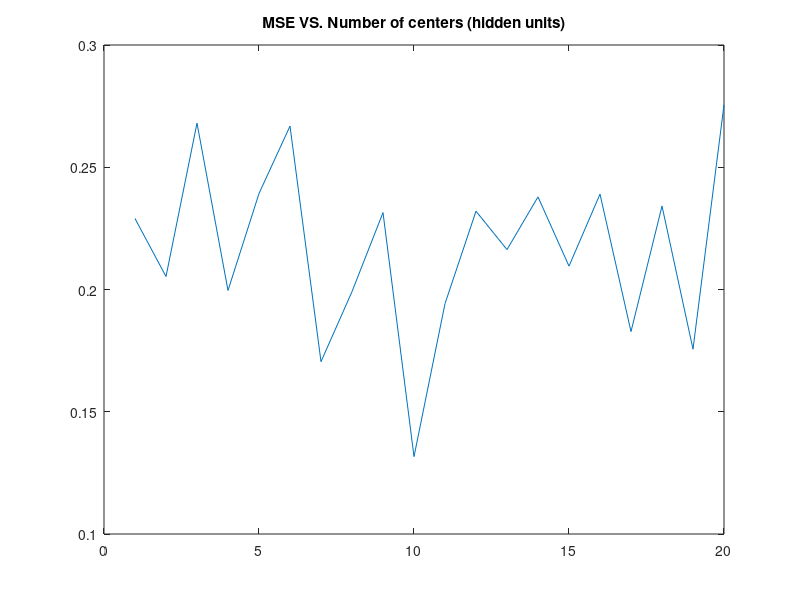

Source code (MATLAB):
close all;
clear;
load('logo.mat')
a = 1;
b = 2; 
c = 3;
d = 4;
e = 5;

%set first 80% of data set as training set.
logo1_train_sam = eohsamples(1:10,1:80);
logo2_train_sam = eohsamples(13:28,1:80);
logo3_train_sam = eohsamples(33:54,1:80);
logo4_train_sam = eohsamples(61:78,1:80);
logo5_train_sam = eohsamples(83:110,1:80);
train_set=[logo1_train_sam; logo2_train_sam; logo3_train_sam; logo4_train_sam; logo5_train_sam];
train_label = [eohlabels(1:10,1); eohlabels(13:28,1); eohlabels(33:54,1); eohlabels(61:78,1); eohlabels(83:110,1)];

%set last 20% of data set as training set.
logo1_test_sam = eohsamples(11:12,1:80);
logo2_test_sam = eohsamples(29:32,1:80);
logo3_test_sam = eohsamples(55:60,1:80);
logo4_test_sam = eohsamples(79:83,1:80);
logo5_test_sam = eohsamples(110:117,1:80);
test_set = [logo1_test_sam; logo2_test_sam; logo3_test_sam; logo4_test_sam; logo5_test_sam];
test_label = [eohlabels(11:12,1); eohlabels(29:32,1); eohlabels(55:60,1); eohlabels(79:83,1); eohlabels(110:117,1)];

MSE=[];
centerNum = 20; %nuber of centers
for c = 1:centerNum
    [temp, centers] = kmeans(train_set, centerNum);

    for i=1: length(train_set) %get trained thate
        for j=1:centerNum
            distance_train = norm(train_set(i,:)-centers(j,:));
            train_theta(i,j)=exp(-distance_train^2/2);
        end
    end
    
    %get the trained weights
    W_trained = inv(train_theta'*train_theta)*train_theta'*train_label;

    %get testing results
    for i=1: size(test_set,1)
        sumUp = ones(centerNum, 1);
        for j=1:centerNum
            distance_test = norm(test_set(i,:)-centers(j,:));
            sumUp(j, 1) = W_trained(j) * exp(-distance_test^2/2);
        end
        fx(i) = sum(sumUp);
    end
    MSE(c)=immse(fx, test_label');  
end

[val, idx] = min(MSE);
c = 1:1:centerNum;
figure;
plot(c, MSE);
title('MSE VS. Number of centers (hidden units)');